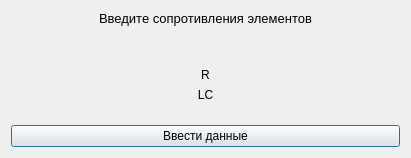
<?xml version="1.0" encoding="UTF-8"?>
<ui version="4.0">
 <class>EnterElements</class>
 <widget class="QDialog" name="EnterElements">
  <property name="geometry">
   <rect>
    <x>0</x>
    <y>0</y>
    <width>411</width>
    <height>158</height>
   </rect>
  </property>
  <property name="windowTitle">
   <string>Dialog</string>
  </property>
  <layout class="QVBoxLayout" name="verticalLayout">
   <item>
    <widget class="QLabel" name="label_4">
     <property name="font">
      <font>
       <pointsize>10</pointsize>
      </font>
     </property>
     <property name="text">
      <string>Введите сопротивления элементов</string>
     </property>
     <property name="alignment">
      <set>Qt::AlignCenter</set>
     </property>
    </widget>
   </item>
   <item>
    <spacer name="verticalSpacer">
     <property name="orientation">
      <enum>Qt::Vertical</enum>
     </property>
     <property name="sizeHint" stdset="0">
      <size>
       <width>20</width>
       <height>40</height>
      </size>
     </property>
    </spacer>
   </item>
   <item>
    <layout class="QGridLayout" name="gridLayout">
     <item row="0" column="0">
      <widget class="QLabel" name="label_3">
       <property name="text">
        <string/>
       </property>
      </widget>
     </item>
     <item row="2" column="0">
      <widget class="QLabel" name="label_2">
       <property name="font">
        <font>
         <pointsize>9</pointsize>
        </font>
       </property>
       <property name="text">
        <string>LC</string>
       </property>
       <property name="alignment">
        <set>Qt::AlignCenter</set>
       </property>
      </widget>
     </item>
     <item row="1" column="0">
      <widget class="QLabel" name="label">
       <property name="font">
        <font>
         <pointsize>9</pointsize>
        </font>
       </property>
       <property name="text">
        <string>R</string>
       </property>
       <property name="alignment">
        <set>Qt::AlignCenter</set>
       </property>
      </widget>
     </item>
    </layout>
   </item>
   <item>
    <spacer name="verticalSpacer_2">
     <property name="orientation">
      <enum>Qt::Vertical</enum>
     </property>
     <property name="sizeHint" stdset="0">
      <size>
       <width>20</width>
       <height>40</height>
      </size>
     </property>
    </spacer>
   </item>
   <item>
    <widget class="QPushButton" name="enterElements">
     <property name="font">
      <font>
       <pointsize>9</pointsize>
      </font>
     </property>
     <property name="text">
      <string>Ввести данные</string>
     </property>
    </widget>
   </item>
  </layout>
 </widget>
 <resources/>
 <connections/>
</ui>
